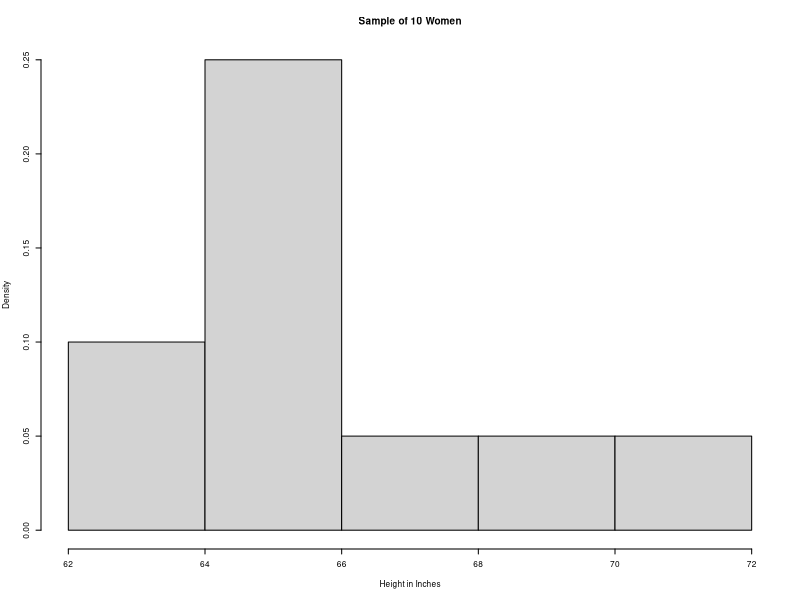
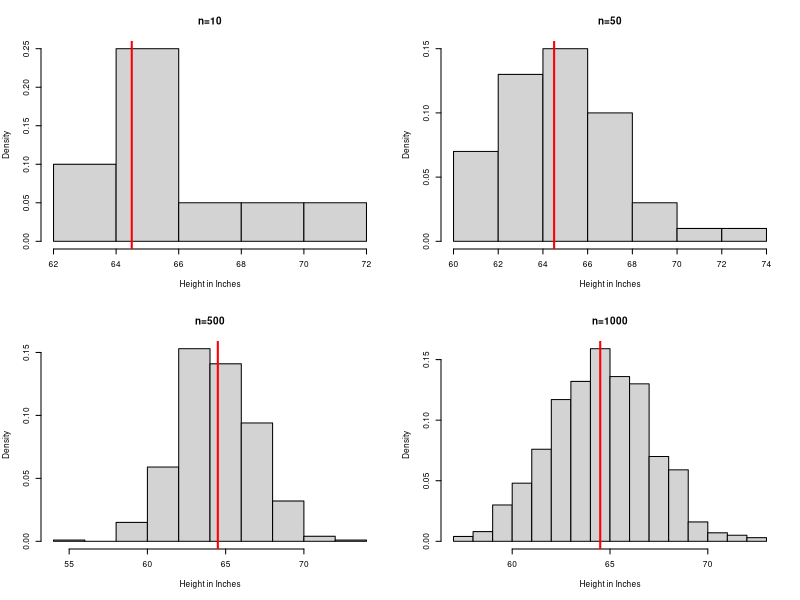
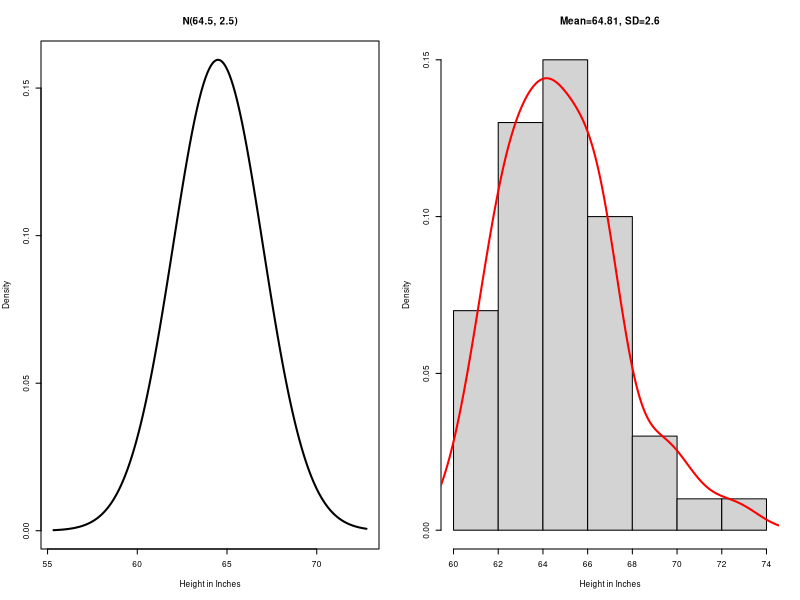
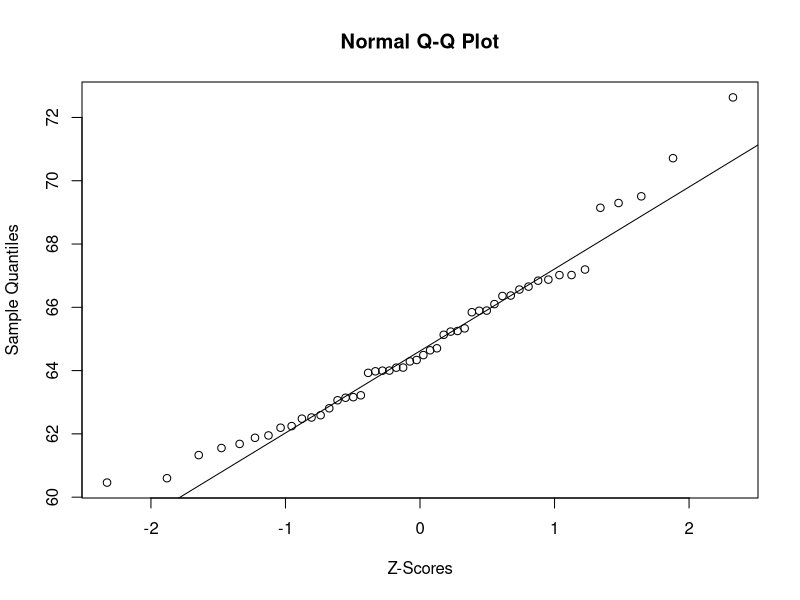

Source code (R) for these figures, in order:
######################
## Lecture 2 R Code ##
######################

#Slide 2
true.mu <- 64.5
true.sigma <- 2.5
n <- 10
#Setting the seed allows one to generate the same numbers each time.
set.seed(22)  
sample10 <- rnorm(n, mean=true.mu, sd=true.sigma)
paste("heights:", paste(round(sample10, 1), collapse=" "), sep=" ")
par(cex=0.5)
hist(sample10, freq=FALSE, xlab="Height in Inches", main="Sample of 10 Women")

#Slides 3, 4 and 5
#Repeat code above but change the value of the sample size n to
#the necessary value (n=50, 500 and 1000) as well as the 
#reference to n=10 in variable names and plot titles.
par(mfrow = c(2,2), cex = 0.5) #Create 2x2 grid for plots
set.seed(22)  
sample50 <- rnorm(50, mean=true.mu, sd=true.sigma)
sample500 = rnorm(500, mean=true.mu, sd=true.sigma)
sample1000 = rnorm(1000, mean=true.mu, sd=true.sigma)
hist(sample10, freq=FALSE, xlab="Height in Inches", main="n=10")
abline(v = true.mu, col = "red", lwd = 2)
hist(sample50, freq=FALSE, xlab="Height in Inches", main="n=50")
abline(v = true.mu, col = "red", lwd = 2)
hist(sample500, freq=FALSE, xlab="Height in Inches", main="n=500")
abline(v = true.mu, col = "red", lwd = 2)
hist(sample1000, freq=FALSE, xlab="Height in Inches", main="n=1000")
abline(v = true.mu, col = "red", lwd = 2)
par(mfrow = c(1,1))

#Slide 12
par(mfrow=c(1, 2), cex=0.5) #Creates one row of 2 plots
set.seed(22)
true.mu <- 64.5
true.sigma <- 2.5
sample1000 <- c(rnorm(1000, mean=true.mu, sd=true.sigma))
height.range <- range(sample1000)
XX <- seq(from=height.range[1], to=height.range[2], length=1000)
plot(XX, dnorm(XX, mean=true.mu, sd=true.sigma), type="l", main="N(64.5, 2.5)", xlab="Height in Inches", ylab="Density", lwd=2)

hist(sample50, freq=FALSE, xlab="Height in Inches", main=paste("Mean=", round(mean(sample50), 2), ", SD=", round(sd(sample50), 2), sep=""))
lines(density(x=sample50), col="red", lwd=2)

par(mfrow=c(1,1)) #Reset to single plot


#Normal Distributions Calclulations

## P(X<66)
pnorm(q=66, mean=64.5, sd=2.5) 
## P(X<60)
pnorm(q=60, mean=64.5, sd=2.5) 
## The answer
pnorm(q=66, mean=64.5, sd=2.5) - pnorm(q=60, mean=64.5, sd=2.5) 

#OR can do the following using the default values of mean=0 and sd=1:

## P(X<66) = P(Z < 0.6)
pnorm(q=0.6) 
## P(X<60) = P(Z < -1.8)
pnorm(q=60, mean=64.5, sd=2.5) 
## The answer
pnorm(q=66, mean=64.5, sd=2.5) - pnorm(q=60, mean=64.5, sd=2.5) 


#Normal Quantile Plots
#par(cex=0.5)
true.mu <- 64.5
true.sigma <- 2.5
set.seed(22)  #Useful if you want to repeat the same values generated by rnorm()
sample50 <- rnorm(50, mean=true.mu, sd=true.sigma)
qqnorm(sample50, xlab = "Z-Scores")
qqline(sample50)



